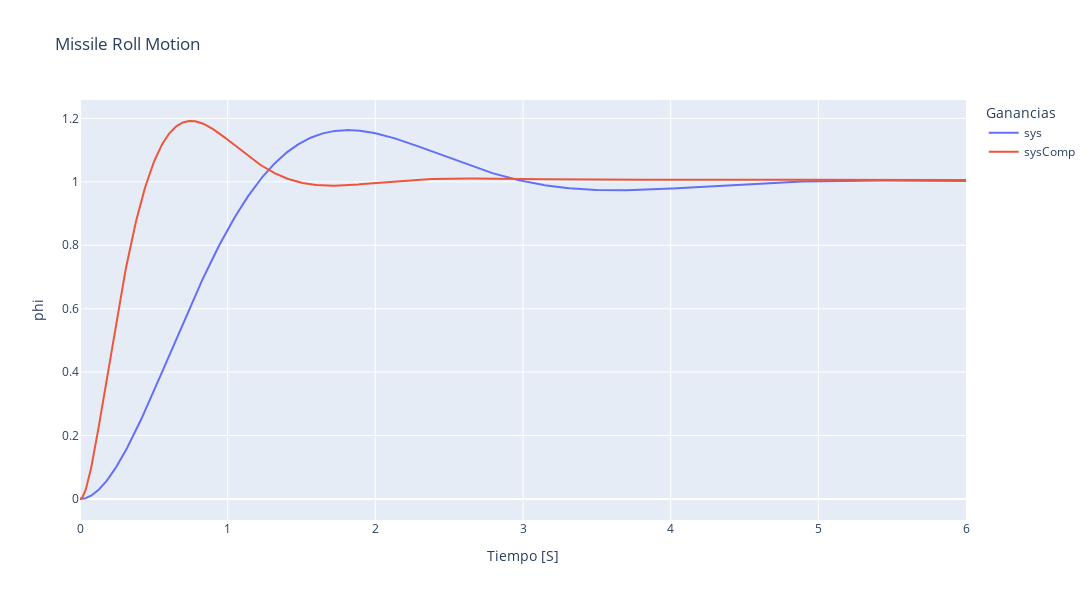

Source (notebook cell):
### Code cell
sys=ct.tf([4], [1, 2, 0])
k=12
T1=0.21
T2=10
b=3.5
glead=ct.tf([1, 1/T1], [1, b/T1])
glag=ct.tf([1, 1/T2], [1, 1/b/T2])
gc=glead*glag
syscl=ct.feedback(k*sys*gc,1)
yc, Tc = step(syscl,t)

df = pd.DataFrame({'t': T, 'y': y, 'yc': yc})

fig = go.Figure()
fig.add_trace(go.Scatter(x=df['t'], y=df['y'], mode='lines', name='sys'))
fig.add_trace(go.Scatter(x=df['t'], y=df['yc'], mode='lines', name='sysComp'))
fig.update_layout(autosize=False,
                  width=1200,
                  height=600,
                  title='Missile Roll Motion',
                  xaxis_title='Tiempo [S]',
                  yaxis_title='phi',
                  legend_title='Ganancias',
                  showlegend=True)
fig.show()

### Figure 1 — Plotly figure (JSON) as saved in the notebook; plotly's stock layout.template omitted (floating-point values rounded to 4 significant figures; data arrays with more than 128 entries replaced by an {"elided": "..."} marker saying what was removed)
{"data": [{"mode": "lines", "name": "sys", "type": "scatter", "x": {"elided": "1000 float values"}, "y": {"elided": "1000 float values"}}, {"mode": "lines", "name": "sysComp", "type": "scatter", "x": {"elided": "1000 float values"}, "y": {"elided": "1000 float values"}}], "layout": {"autosize": false, "height": 600, "legend": {"title": {"text": "Ganancias"}}, "showlegend": true, "title": {"text": "Missile Roll Motion"}, "width": 1200, "xaxis": {"title": {"text": "Tiempo [S]"}}, "yaxis": {"title": {"text": "phi"}}}}
